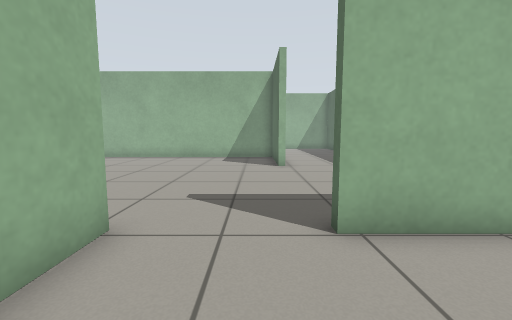
[1] (above)

17 first-person views from a walk through a robot-simulator world made for Gazebo. The camera is 0.72 m above the floor, tilts 6° down and sees 90° across. The floor is counted in squares, 0.5 m on a side. Each view is taken from the middle of a square. On the plan, view 1 faces up. The plan holds only what a view shows up to about 13 squares ahead; the rest is blank.

[2]
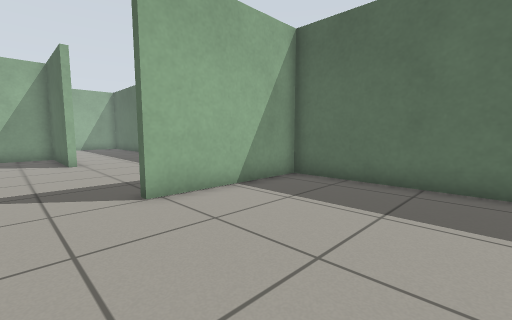

[3]
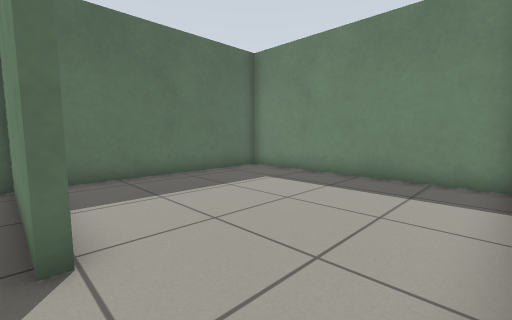

[4]
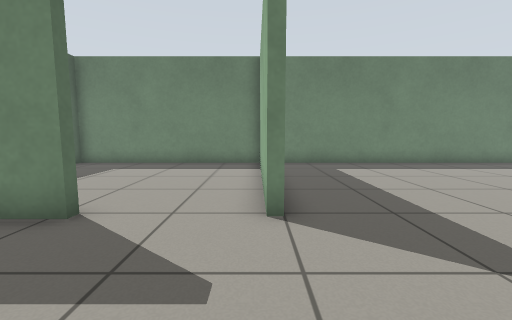

[5]
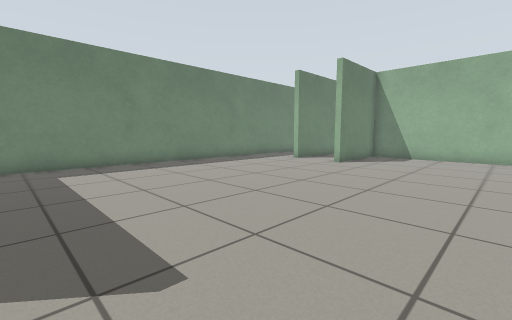

[6]
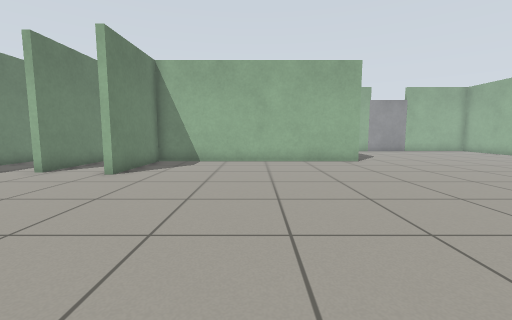

[7]
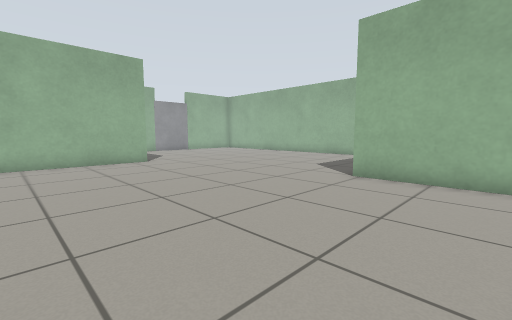

[8]
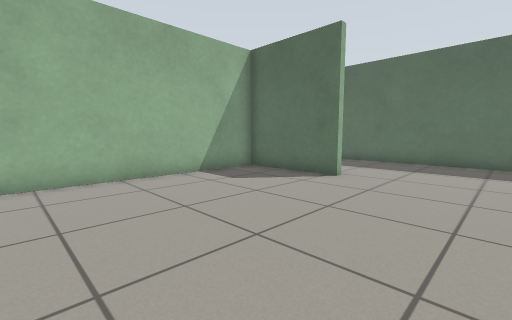

[9]
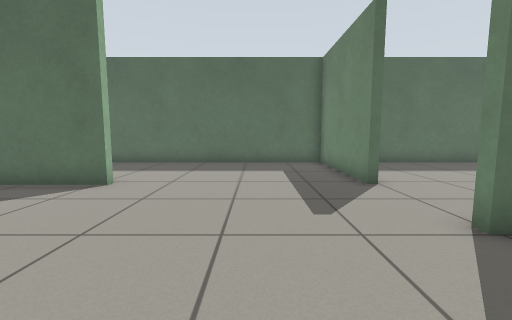

[10]
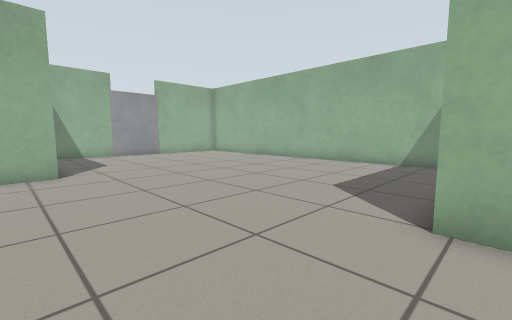

[11]
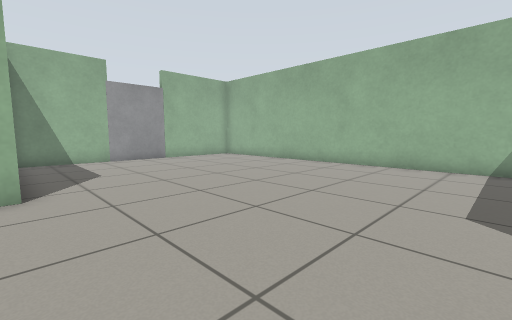

[12]
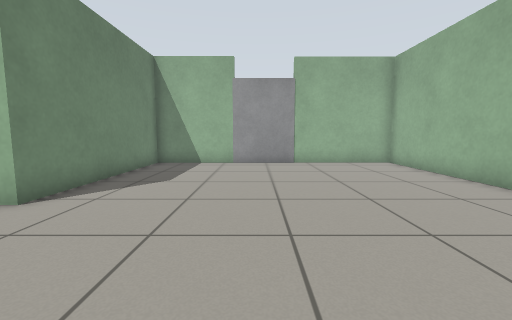

[13]
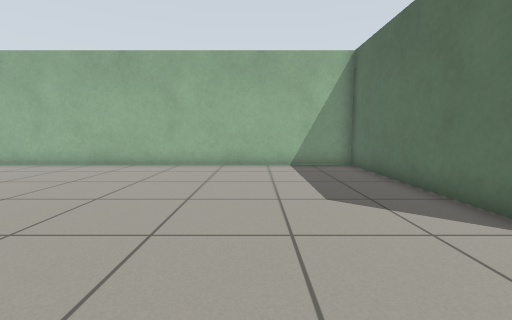

[14]
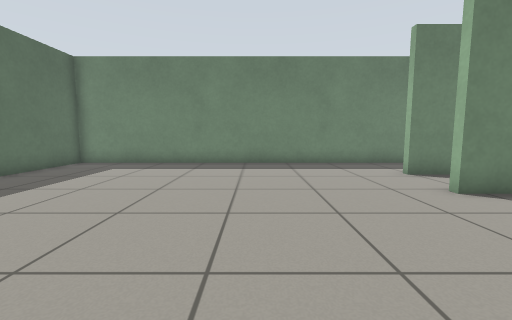

[15]
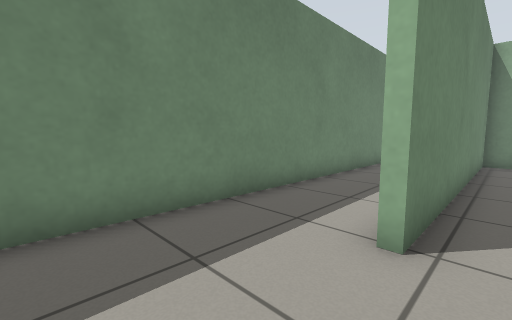

[16]
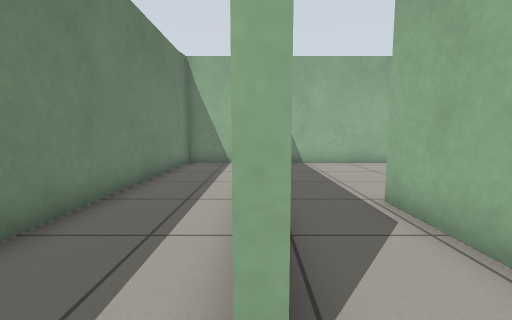

[17]
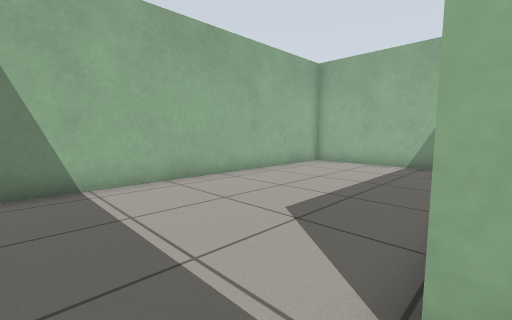

### Floor plan
Points are (right, up) in squares from view 1. A wall is a line through its corners. A room is listed if a view was taken in it or the views show most of it. See-through windows are left out.
Room 1 (views 1, 2)
walls: (-2.2, -3.2) (-2.2, -3.7); (-2.2, -4.4) (6.5, -4.4) (6.5, 3.5) (1.1, 3.5); (-2.2, 2.6) (-2.2, -1.5)
ways out: opening at (0, 3.3) to room 2
Room 2 (views 3, 4, 5, 6, 7, 8, 9, 10, 11, 12, 13, 14, 15, 16)
walls: (-10.7, 16.1) (-10.7, 23.5) (-27.4, 23.5) (-27.4, 18.8); (-2.2, 3.8) (-2.2, 2.6); (1.4, 11.1) (1, 11.1) (1, 15.3) (-10.8, 15.3); (1.1, 3.8) (6.5, 3.8) (6.5, 14.1); (-27.4, 15.6) (-27.4, 12.2) (-20, 12.2) (-20, 2) (-15.8, 2) (-15.8, 1.6); (-27.4, -2.1) (-27.4, -4.2) (-26.5, -4.4); (-26.6, -4.4) (-2.5, -4.4) (-2.5, -0.4)
ways out: opening at (0, 3.3) to room 1; opening at (-16.5, 0.5) to room 3
objects: door leaf (-28, 16) to (-28, 18)
Room 3 (view 17)
walls: (-17.5, 1.7) (-20.4, 1.7); (-22.1, 11.9) (-26.9, 11.9); (-27.4, 11.5) (-27.4, -0.8) (-16.2, -0.8)
ways out: opening at (-16.5, 0.5) to room 2

Positions as (right, up) in squares from view 1, and headings:
1: (0, 0), facing up
2: (-1, -2), facing up-right
3: (-2, 4), facing down-right
4: (-2, 8), facing down
5: (-4, 8), facing down-left
6: (-7, 7), facing left
7: (-7, 7), facing up-left
8: (-7, 7), facing up-right
9: (-6, 7), facing right
10: (-10, 11), facing up-left
11: (-13, 12), facing up-left
12: (-15, 17), facing left
13: (-15, 12), facing up
14: (-11, 8), facing down
15: (-13, 0), facing down-left
16: (-15, -1), facing left
17: (-20, 0), facing up-left
